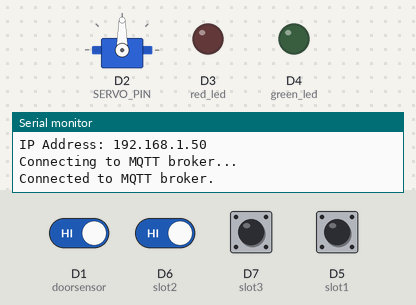
The sketch below on a simulated ESP8266 (NodeMCU). Parts: servo, output pins drawn as LEDs (lit = HIGH), the last lines printed to the serial monitor. The inputs (shaded band) are chosen by the test bench; at power-on: D1 (doorsensor), D5 (slot1), D6 (slot2), D7 (slot3) HIGH. WiFi joins after 1.5 s; servers stay silent unless stated; no MQTT or app messages arrive unless stated; the Firebase database answers and starts empty.

Above: at 3.2 s.
3.3 s: D1 (doorsensor) driven LOW
At 4.9 s:
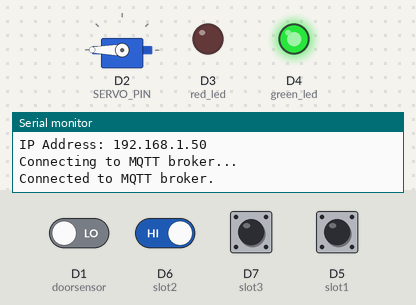
At 8.4 s:
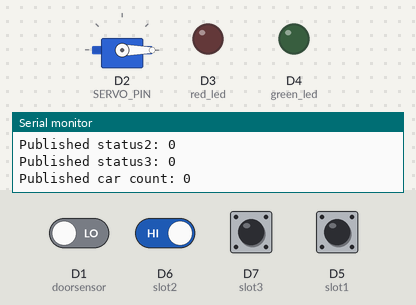
11.4 s: D1 (doorsensor) driven HIGH
15.5 s: D6 (slot2) driven LOW
Timing chart, 0 to 18.5 s (numbered marks = the images above; inputs shaded):
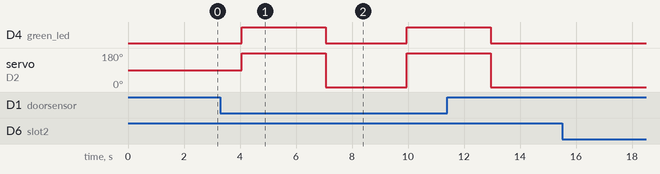

Measured:
- after the input at 3.3 s, D4 (green_led): LOW → HIGH after 0.76 s, → LOW 3.0 s later, → HIGH 2.9 s later; servo on D2 (SERVO_PIN): 90° → 180° after 0.76 s, → 0° 3.0 s later, → 180° 2.9 s later

The sketch:

Parking.ino
```cpp
#include <ESP8266WiFi.h>        // Include ESP8266WiFi library for WiFi features
#include <FirebaseESP8266.h>    // Include FirebaseESP8266 library for Firebase integration
#include <PubSubClient.h>       // Include the MQTT library
#include <Servo.h>              // Include the Servo library

#define SERVO_PIN D2            // Define the pin for the servo signal
Servo myservo;                  // Create a servo object to control a servo

#define red_led D3              // Define the pin for the red LED
#define green_led D4            // Define the pin for the green LED

bool door = false;              // Status variable for the parking door
bool s1 = false;                // Status variable for parking slot 1
bool s2 = false;                // Status variable for parking slot 2
bool s3 = false;                // Status variable for parking slot 3
bool previousdoorSensor = false;// Previous status variable for parking door sensor
bool previousS1 = false;        // Previous status variable for parking slot 1
bool previousS2 = false;        // Previous status variable for parking slot 2
bool previousS3 = false;        // Previous status variable for parking slot 3

int doorsensor = D1;            // Pin assignment for the parking door sensor
int slot1 = D5;                 // Pin assignment for parking slot 1
int slot2 = D6;                 // Pin assignment for parking slot 2
int slot3 = D7;                 // Pin assignment for parking slot 3

const char* broker = "192.168.137.1";    // MQTT broker address
const int port = 1883;                   // MQTT broker port
const char* topic1 = "parking/place1";   // MQTT topic for place 1
const char* topic2 = "parking/place2";   // MQTT topic for place 2
const char* topic3 = "parking/place3";   // MQTT topic for place 3
const char* carCountTopic = "parking/carcount";  // MQTT topic for car count

const char* WIFI_SSID = "Fatma";         // WiFi network SSID
const char* WIFI_PASS = "5112002015";    // WiFi network password

// Firebase Realtime Database URL and secret
const char* FIREBASE_HOST = "https://smart-parking-6e771-default-rtdb.firebaseio.com";
const char* FIREBASE_AUTH = "JDOZNkXHc3M8eYNVPFDkTOMe0mwRPaPpCz5TuvWG";

FirebaseData fbdo;                        // Firebase Data object
WiFiClient espClient;                     // WiFi client object
PubSubClient client(espClient);           // MQTT client instance

bool previousLedState = LOW;              // Previous state of the LED
int carCount = 0;                         // Variable to store the car count
int indoor = 0;
int carsInGarage = 0;                     // Variable to store the number of cars in the garage

void setup() {
  Serial.begin(115200);                   // Start serial communication
  pinMode(doorsensor, INPUT);             // Set parking door sensor as input
  pinMode(slot1, INPUT);                  // Set parking slot 1 as input
  pinMode(slot2, INPUT);                  // Set parking slot 2 as input
  pinMode(slot3, INPUT);                  // Set parking slot 3 as input
  myservo.attach(SERVO_PIN);              // Attach the servo on pin D2

  WiFi.begin(WIFI_SSID, WIFI_PASS);       // Connect to WiFi

  // Wait until WiFi is connected
  while(WiFi.status() != WL_CONNECTED) {
    delay(1000);                          // Wait for 1 second
    Serial.println("Connecting to WiFi..."); // Print connection status
  }

  Serial.println("Connected to WiFi.");   // WiFi connected
  Serial.print("IP Address: ");           // Print IP Address
  Serial.println(WiFi.localIP());         // Print assigned IP Address

  pinMode(red_led, OUTPUT);               // Set red LED pin as output
  pinMode(green_led, OUTPUT);             // Set green LED pin as output
  Firebase.begin(FIREBASE_HOST, FIREBASE_AUTH); // Initialize Firebase connection
  Firebase.reconnectWiFi(true);           // Enable automatic reconnection to WiFi

  client.setServer(broker, port);         // Connect to MQTT broker

  // Wait until connected to MQTT broker
  while (!client.connected()) {
    Serial.println("Connecting to MQTT broker..."); // Print connection status
    if (client.connect("Publisher")) {    // Connect to MQTT broker
      Serial.println("Connected to MQTT broker."); // Connection successful
    } else {
      Serial.println("Connection to MQTT broker failed. Retrying..."); // Retry connection
      delay(2000);                        // Wait for 2 seconds before retrying
    }
  }
}

void loop() {
  delay(2000);                            // Delay between measurements

  // Read current status of parking slots
  bool doorSensor = !digitalRead(doorsensor);
  bool currentS1 = !digitalRead(slot1);
  bool currentS2 = !digitalRead(slot2);
  bool currentS3 = !digitalRead(slot3);

  // Control the servo and LEDs based on the door sensor and cars in the garage
  if (doorSensor && carsInGarage < 3) {
    myservo.write(180);                   // Open the door (180 degrees)
    digitalWrite(green_led, HIGH);        // Turn on the green LED
    delay(3000);                          // Wait for 5 seconds
    myservo.write(0);                     // Close the door (0 degrees)
    digitalWrite(green_led, LOW);         // Turn off the green LED
  } else if (doorSensor && carsInGarage == 3) {
    digitalWrite(red_led, HIGH);          // Turn on the red LED if the garage is full
  } else {
    myservo.write(0);                     // Keep the door closed
    digitalWrite(green_led, LOW);         // Turn off the green LED
    digitalWrite(red_led, LOW);           // Turn off the red LED
  }

  // Update the number of cars in the garage
  updateCarsInGarage(currentS1, currentS2, currentS3);

  // Increment car count if LED changes from LOW to HIGH
  if (doorSensor && !previousdoorSensor) {
    indoor++;
    previousdoorSensor = doorSensor;
  }

  // Get current time
  unsigned long currentTime = millis() / 1000; // Convert milliseconds to seconds
  String formattedTime = formatTime(currentTime); // Format time as HH:MM:SS

  // Push car count and time to Firebase
  pushToFirebase("/parking/indoor/", currentTime, indoor, formattedTime);

  // Push cars in garage count and time to Firebase
  pushToFirebase("/parking/ingarage/", currentTime, carsInGarage, formattedTime);

  // Update Firebase with the number of cars at each place
  updateFirebasePlaceStatus("parking/place1", currentS1);
  updateFirebasePlaceStatus("parking/place2", currentS2);
  updateFirebasePlaceStatus("parking/place3", currentS3);
  updateFirebaseCarCount("parking/carcount", carsInGarage);

  // Publish status and car count to MQTT topics
  publishToMQTT(currentS1, currentS2, currentS3, carsInGarage);
}

// Function to update the number of cars in the garage
void updateCarsInGarage(bool s1, bool s2, bool s3) {
  // Increment if any place changes from false to true
  if (s1 && !previousS1) carsInGarage++;
  if (s2 && !previousS2) carsInGarage++;
  if (s3 && !previousS3) carsInGarage++;

  // Decrement if any place changes from true to false
  if (!s1 && previousS1) carsInGarage--;
  if (!s2 && previousS2) carsInGarage--;
  if (!s3 && previousS3) carsInGarage--;

  // Update previous place states
  previousS1 = s1;
  previousS2 = s2;
  previousS3 = s3;
}

// Function to push data to Firebase
void pushToFirebase(String path, unsigned long currentTime, int data, String formattedTime) {
  String firebasePath = path + String(currentTime); // Create the path for Firebase
  FirebaseJson json;                                // Create a JSON object
  json.add("carCount", data);                       // Add car count to JSON
  json.add("time", formattedTime);                  // Add formatted time to JSON

  if (Firebase.set(fbdo, firebasePath.c_str(), json)) // Push data to Firebase
    Serial.println("Pushed data to Firebase: " + firebasePath);
  else {
    Serial.println("Failed to push data to Firebase: " + firebasePath);
    Serial.println(fbdo.errorReason());             // Print error reason
  }
}

// Function to update place status in Firebase
void updateFirebasePlaceStatus(String placePath, bool status) {
  String statusPath = placePath + "/status";        // Create the status path for Firebase
  String carNumPath = placePath + "/carNum";        // Create the car number path for Firebase

  if (Firebase.setBool(fbdo, statusPath.c_str(), status)) { // Set status of the place in Firebase
    Serial.println("Updated status of " + placePath + " in Firebase.");
    if (status) { // If the place is occupied, increment car number
      Firebase.getInt(fbdo, carNumPath.c_str());
      int currentCarNum = fbdo.intData() + 1;
      if (Firebase.setInt(fbdo, carNumPath.c_str(), currentCarNum))
        Serial.println("Updated car number of " + placePath + " in Firebase.");
      else {
        Serial.println("Failed to update car number of " + placePath + " in Firebase.");
        Serial.println(fbdo.errorReason());          // Print error reason
      }
    }
  } else {
    Serial.println("Failed to update status of " + placePath + " in Firebase.");
    Serial.println(fbdo.errorReason());             // Print error reason
  }
}

// Function to update car count in Firebase
void updateFirebaseCarCount(String carcountPath, int carcount) {
  if (Firebase.setInt(fbdo, carcountPath.c_str(), carcount)) { // Update car count in Firebase
    Serial.println("Updated car count in Firebase.");
  } else {
    Serial.println("Failed to update car count in Firebase.");
    Serial.println(fbdo.errorReason());             // Print error reason
  }
}

// Function to publish data to MQTT topics
void publishToMQTT(bool s1, bool s2, bool s3, int carcount) {
  client.publish(topic1, String(s1).c_str());       // Publish status1
  Serial.print("Published status1: ");
  Serial.println(s1);
  client.publish(topic2, String(s2).c_str());       // Publish status2
  Serial.print("Published status2: ");
  Serial.println(s2);
  client.publish(topic3, String(s3).c_str());       // Publish status3
  Serial.print("Published status3: ");
  Serial.println(s3);
  client.publish(carCountTopic, String(carCount).c_str()); // Publish car count
  Serial.print("Published car count: ");
  Serial.println(carCount);
}

// Function to format time as HH:MM:SS
String formatTime(unsigned long currentTime) {
  unsigned long seconds = currentTime % 60;         // Extract seconds
  unsigned long minutes = (currentTime / 60) % 60;  // Extract minutes
  unsigned long hours = (currentTime / 3600) % 24;  // Extract hours
  return String(hours) + ":" + String(minutes) + ":" + String(seconds); // Return formatted time
}
```
